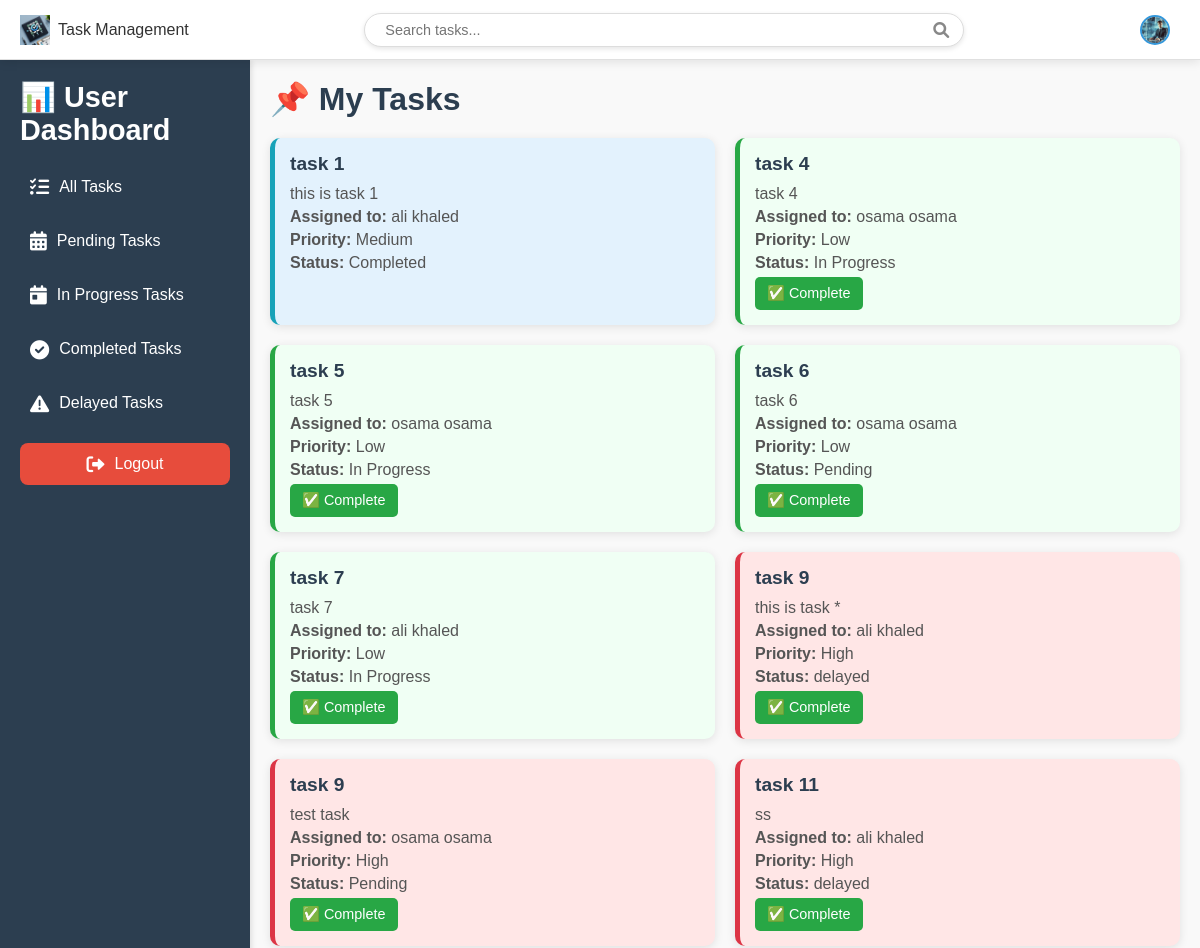
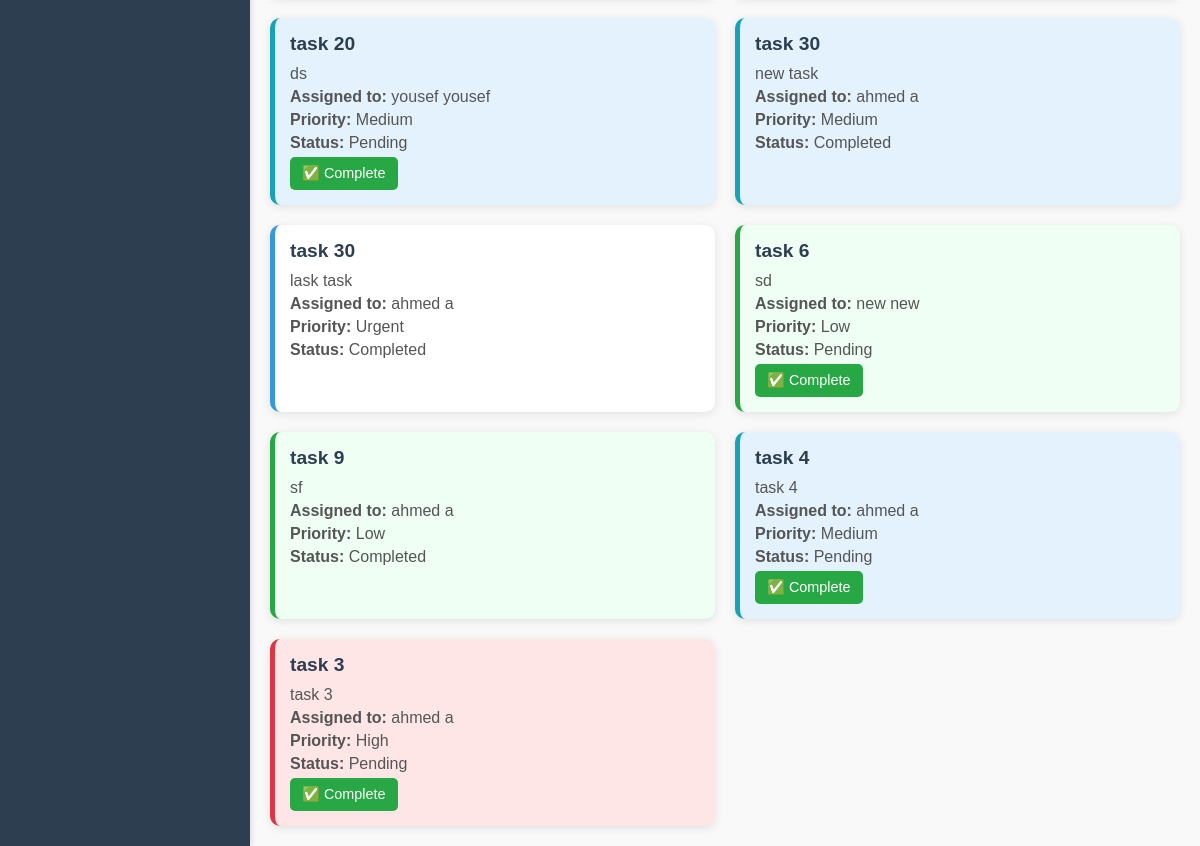
The page /tasks/tasks/ on the database as committed earlier (2 pictures, top to bottom).
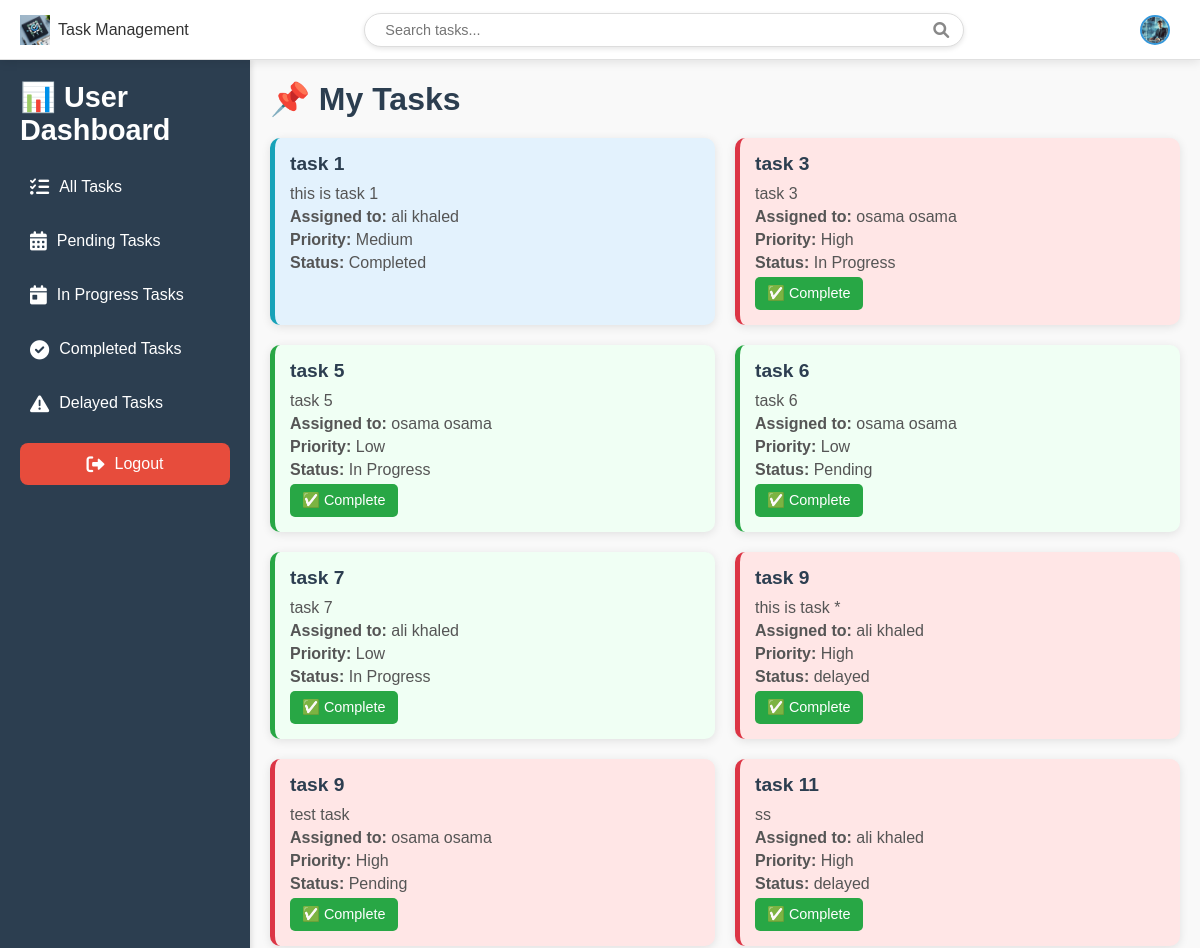
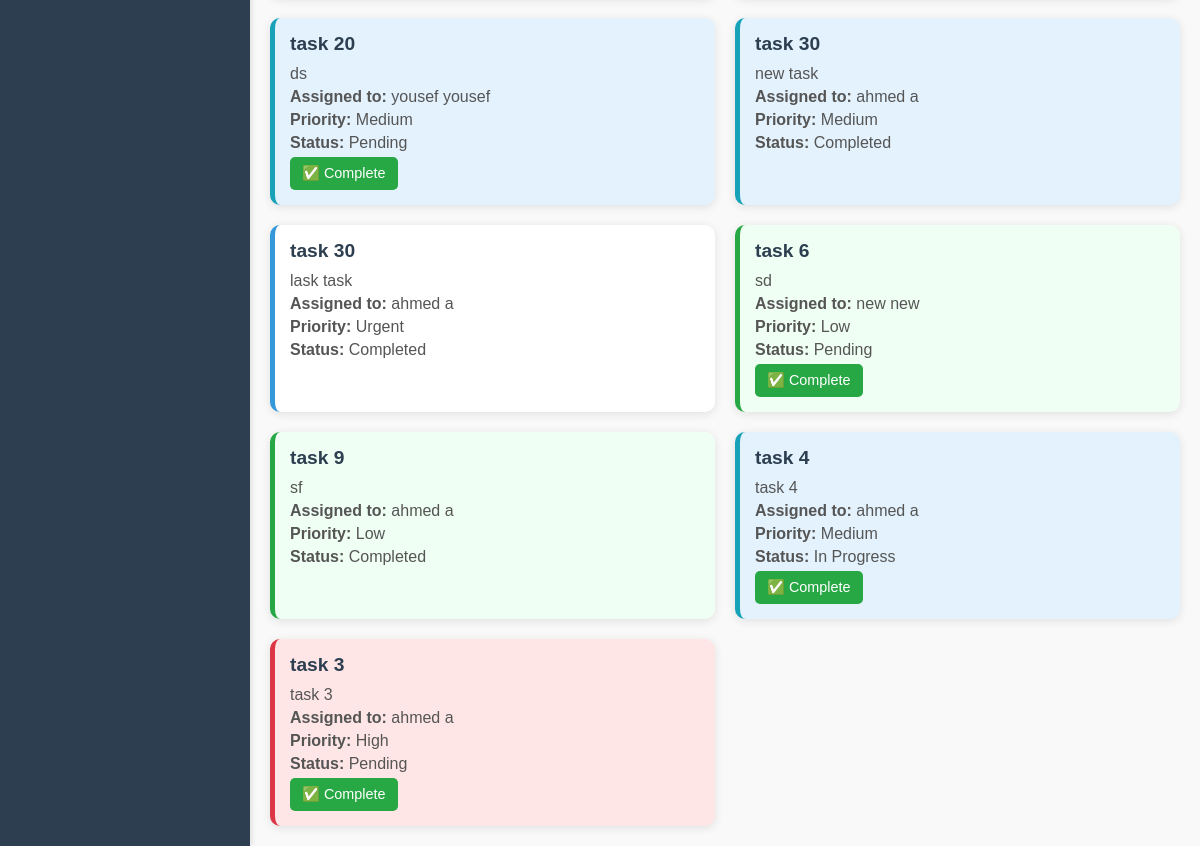
The same page on the database as committed later (2 pictures, top to bottom).
### tasks/models.py (models this page shows, shortened)
class Task(models.Model):
    STATUS_CHOICES = [
        ('pending', 'Pending'),
        ('in_progress', 'In Progress'),
        ('completed', 'Completed'),
        ('delayed', 'delayed'),
    ]
    PRIORITY_CHOICES = [
        ('low', 'Low'),
        ('medium', 'Medium'),
        ('high', 'High'),
        ('urgent', 'Urgent'),
    ]
    title = models.CharField(max_length=255)
    description = models.TextField(blank=True, null=True)
    assigned_to = models.ForeignKey(User, on_delete=models.CASCADE, limit_choices_to={'role': 'employee'})
    status = models.CharField(max_length=20, choices=STATUS_CHOICES, default='pending')
    priority = models.CharField(max_length=10, choices=PRIORITY_CHOICES, default='medium')
    created_at = models.DateTimeField(auto_now_add=True)

### users/models.py (models this page shows, shortened)
class User(models.Model):
    ROLE_CHOICES = [
        ('manager', 'Manager'),
        ('employee', 'Employee'),
    ]
    first_name = models.CharField(max_length=150, blank=False)
    last_name = models.CharField(max_length=150, blank=False)
    email = models.EmailField(unique=True, blank=False)
    phone_number = models.CharField(max_length=15, blank=True, null=True)
    birthday = models.DateField(blank=True, null=True)
    role = models.CharField(max_length=10, choices=ROLE_CHOICES, default='employee')
    password = models.CharField(max_length=255, blank=False ,null=True)

### tasks/views.py (the view)
# urls.py: path('tasks/', views.task_list, name='task_list'),  # مسار task_list بدون تصفية
def task_list(request, filter_type=None):
    if filter_type == "completed":
        tasks = Task.objects.filter(status="completed")
    elif filter_type == "delayed":
        tasks = Task.objects.filter(status="delayed")
    elif filter_type == "in_progress":
        tasks = Task.objects.filter(status="in_progress")
    else:
        tasks = Task.objects.all()  # Default: Show all tasks
    if request.session.get('user_role') == 'manager':
        template_name = 'tasks/manager_tasks.html'
    else:
        template_name = 'tasks/employee_tasks.html'
    return render(request, template_name, {"tasks": tasks})

### templates/tasks/employee_tasks.html (shortened to what this page needs)
{% load static %}
<!DOCTYPE html>
<html lang="en">
<head>
    <link rel="stylesheet" href="https://cdnjs.cloudflare.com/ajax/libs/font-awesome/6.0.0/css/all.min.css">
    <link rel="stylesheet" href="{% static 'css/user.css' %}">
</head>
<body>
    <div class="dashboard-container">
        <div class="header">
            <div class="logo-section">
                <img src="{% static 'imgs/images_user/logo.webp' %}" alt="Task Manager Logo" class="logo">
                <a href="{% url 'tasks:employee_tasks' %}" style="text-decoration: none; color: inherit;">
                    Task Management
                </a>
            </div>
            <div class="search-section">
                <input type="text" placeholder="Search tasks..." class="search-input">
                <i class="fas fa-search search-icon"></i>
            </div>
            <div class="user-section">
                <img src="{% static 'imgs/images_user/picture admain.webp' %}" alt="User Image" class="user-image">
            </div>
        </div>
        <div class="content-wrapper">
            <div class="sidebar">
                <h2>📊 User Dashboard</h2>
                <ul>
                    <li><a href="#" onclick="filterTasks('all')"><i class="fas fa-tasks"></i> All Tasks</a></li>
                    <li><a href="#" onclick="filterTasks('pending')"><i class="fas fa-calendar-alt"></i> Pending Tasks</a></li>
                    <li><a href="#" onclick="filterTasks('in_progress')"><i class="fas fa-calendar-day"></i> In Progress Tasks</a></li>
                    <li><a href="#" onclick="filterTasks('completed')"><i class="fas fa-check-circle"></i> Completed Tasks</a></li>
                    <li><a href="#" onclick="filterTasks('delayed')"><i class="fas fa-exclamation-triangle"></i> Delayed Tasks</a></li>
                </ul>
                <a href="{% url 'tasks:log_out' %}" class="logout-btn" style="text-decoration: none;">
                    <i class="fas fa-sign-out-alt"></i> Logout
                </a>
            </div>
            <div class="main-content">
                <h1>📌 My Tasks</h1>
                <div class="task-list tasks-grid">
                    {% if tasks %}
                        {% for task in tasks %}
                        <div class="task-item {{ task.priority }}" data-status="{{ task.status }}">
                            <h3>{{ task.title }}</h3>
                            <p>{{ task.description }}</p>
                            <p><strong>Assigned to:</strong> {{ task.assigned_to.first_name }} {{ task.assigned_to.last_name }}</p>
                            <p><strong>Priority:</strong> {{ task.get_priority_display }}</p>
                            <p><strong>Status:</strong> {{ task.get_status_display }}</p>
                            {% if task.status != 'completed' %}
                            <form action="{% url 'tasks:update_task_status' task.id %}" method="post" onsubmit="completeTask(event, '{{ task.id }}')">
                                <button type="submit" class="complete-btn">✅ Complete</button>
                            </form>
                            {% endif %}
                        </div>
                        {% endfor %}
                    {% else %}
                        📋 No tasks available
                    {% endif %}
                </div>
            </div>
        </div>
    </div>
</body>
</html>

### TaskManager/static/css/user.css (style rules this page uses)
* { padding: 0; margin: 0; box-sizing: border-box; }
body { font-family: Arial, sans-serif; background-color: #f4f4f4; color: #333; }
.dashboard-container { display: flex; flex-direction: column; height: 100vh; overflow: hidden; }
.header { display: flex; justify-content: space-between; align-items: center; background-color: #ffffff; padding: 10px 20px; box-shadow: 0 2px 10px rgba(0, 0, 0, 0.1); border-bottom: 1px solid #e0e0e0; margin-bottom: 0; height: 60px; position: sticky; top: 0; z-index: 1000; }
.logo-section { display: flex; align-items: center; gap: 8px; }
.logo { width: 30px; height: 30px; }
.search-section { display: flex; align-items: center; justify-content: center; flex-grow: 1; max-width: 600px; margin: 0 20px; position: relative; }
.search-input { width: 100%; padding: 8px 40px 8px 20px; border: 1px solid #ddd; border-radius: 25px; font-size: 0.9rem; outline: none; box-shadow: 0 2px 5px rgba(0, 0, 0, 0.1); transition: all 0.3s ease; }
.search-icon { position: absolute; right: 15px; color: #888; cursor: pointer; transition: color 0.3s ease; }
.user-section { display: flex; align-items: center; gap: 10px; }
.user-image { width: 30px; height: 30px; border-radius: 50%; border: 2px solid #3498db; }
.content-wrapper { display: flex; flex: 1; }
.sidebar { width: 250px; background-color: #2c3e50; color: #fff; padding: 20px; box-shadow: 2px 0 5px rgba(0, 0, 0, 0.1); position: sticky; top: 60px; height: calc(100vh - 60px); overflow-y: auto; }
.sidebar h2 { margin-bottom: 20px; font-size: 1.8rem; font-weight: 600; }
.sidebar ul { list-style-type: none; padding: 0; }
.sidebar ul li { margin: 15px 0; }
.sidebar ul li a { color: #fff; text-decoration: none; display: flex; align-items: center; padding: 10px; border-radius: 8px; transition: background-color 0.3s ease, color 0.3s ease; }
.sidebar ul li a i { margin-right: 10px; font-size: 1.2rem; }
.logout-btn { background-color: #e74c3c; color: #fff; border: none; padding: 12px 20px; border-radius: 8px; cursor: pointer; width: 100%; margin-top: 20px; font-size: 16px; display: flex; align-items: center; justify-content: center; gap: 10px; transition: background-color 0.3s ease, transform 0.2s ease; }
.logout-btn i { font-size: 18px; }
.main-content { flex: 1; padding: 20px; background-color: #f9f9f9; overflow-y: auto; height: calc(100vh - 60px); }
.main-content h1 { margin-bottom: 20px; font-size: 2rem; color: #2c3e50; font-weight: 600; }
.complete-btn { background-color: #28a745; color: #fff; border: none; padding: 8px 12px; border-radius: 5px; cursor: pointer; font-size: 0.9rem; display: inline-flex; align-items: center; gap: 5px; transition: background-color 0.3s ease, transform 0.2s ease; }
.task-list { margin-top: 20px; }
.tasks-grid { display: grid; grid-template-columns: repeat(auto-fit, minmax(300px, 1fr)); gap: 20px; }
.task-item { background-color: #ffffff; padding: 15px; border-radius: 10px; border-left: 5px solid #3498db; box-shadow: 0 2px 10px rgba(0, 0, 0, 0.1); transition: transform 0.3s ease, box-shadow 0.3s ease; }
.task-item h3 { margin-bottom: 10px; color: #2c3e50; font-size: 1.2rem; font-weight: 600; }
.task-item p { margin: 5px 0; color: #555; font-size: 1rem; }
.task-item.high { border-left-color: #dc3545; background-color: #ffe6e6; }
.task-item.medium { border-left-color: #17a2b8; background-color: #e3f2fd; }
.task-item.low { border-left-color: #28a745; background-color: #f0fff4; }

Rows that differ between the two databases and show on the page:
changed Task (number 2 of 15 on the later page): title "task 4" → "task 3"; description "task 4" → "task 3"; priority "Low" → "High"
changed Task "task 4": status "Pending" → "In Progress"
